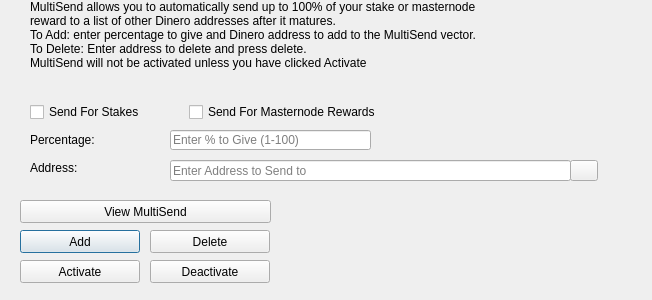
<?xml version="1.0" encoding="UTF-8"?>
<ui version="4.0">
 <class>MultiSendDialog</class>
 <widget class="QDialog" name="MultiSendDialog">
  <property name="windowModality">
   <enum>Qt::NonModal</enum>
  </property>
  <property name="geometry">
   <rect>
    <x>0</x>
    <y>0</y>
    <width>652</width>
    <height>300</height>
   </rect>
  </property>
  <property name="windowTitle">
   <string>MultiSend</string>
  </property>
  <widget class="QLineEdit" name="multiSendPercentEdit">
   <property name="geometry">
    <rect>
     <x>170</x>
     <y>130</y>
     <width>201</width>
     <height>20</height>
    </rect>
   </property>
   <property name="toolTip">
    <string>Enter whole numbers 1 - 100</string>
   </property>
   <property name="placeholderText">
    <string>Enter % to Give (1-100)</string>
   </property>
  </widget>
  <widget class="QLineEdit" name="multiSendAddressEdit">
   <property name="geometry">
    <rect>
     <x>170</x>
     <y>160</y>
     <width>401</width>
     <height>21</height>
    </rect>
   </property>
   <property name="toolTip">
    <string/>
   </property>
   <property name="placeholderText">
    <string>Enter Address to Send to</string>
   </property>
  </widget>
  <widget class="QLabel" name="label_2">
   <property name="geometry">
    <rect>
     <x>30</x>
     <y>0</y>
     <width>451</width>
     <height>121</height>
    </rect>
   </property>
   <property name="lineWidth">
    <number>1</number>
   </property>
   <property name="text">
    <string>MultiSend allows you to automatically send up to 100% of your stake or masternode reward to a list of other Dinero addresses after it matures.
To Add: enter percentage to give and Dinero address to add to the MultiSend vector.
To Delete: Enter address to delete and press delete.
MultiSend will not be activated unless you have clicked Activate</string>
   </property>
   <property name="alignment">
    <set>Qt::AlignLeading|Qt::AlignLeft|Qt::AlignTop</set>
   </property>
   <property name="wordWrap">
    <bool>true</bool>
   </property>
  </widget>
  <widget class="QLabel" name="message">
   <property name="geometry">
    <rect>
     <x>290</x>
     <y>200</y>
     <width>351</width>
     <height>91</height>
    </rect>
   </property>
   <property name="text">
    <string/>
   </property>
  </widget>
  <widget class="QPushButton" name="addButton">
   <property name="geometry">
    <rect>
     <x>20</x>
     <y>230</y>
     <width>120</width>
     <height>23</height>
    </rect>
   </property>
   <property name="toolTip">
    <string/>
   </property>
   <property name="statusTip">
    <string>Add to MultiSend Vector</string>
   </property>
   <property name="text">
    <string>Add</string>
   </property>
  </widget>
  <widget class="QPushButton" name="disableButton">
   <property name="geometry">
    <rect>
     <x>150</x>
     <y>260</y>
     <width>120</width>
     <height>23</height>
    </rect>
   </property>
   <property name="statusTip">
    <string>Deactivate MultiSend</string>
   </property>
   <property name="text">
    <string>Deactivate</string>
   </property>
  </widget>
  <widget class="QPushButton" name="addressBookButton">
   <property name="geometry">
    <rect>
     <x>570</x>
     <y>160</y>
     <width>28</width>
     <height>21</height>
    </rect>
   </property>
   <property name="toolTip">
    <string>Choose an address from the address book</string>
   </property>
   <property name="text">
    <string/>
   </property>
   <property name="icon">
    <iconset resource="../dinero.qrc">
     <normaloff>:/icons/address-book</normaloff>:/icons/address-book</iconset>
   </property>
   <property name="shortcut">
    <string>Alt+A</string>
   </property>
   <property name="autoDefault">
    <bool>false</bool>
   </property>
  </widget>
  <widget class="QLabel" name="label">
   <property name="geometry">
    <rect>
     <x>30</x>
     <y>130</y>
     <width>121</width>
     <height>20</height>
    </rect>
   </property>
   <property name="toolTip">
    <string>Percentage of stake to send</string>
   </property>
   <property name="text">
    <string>Percentage:</string>
   </property>
  </widget>
  <widget class="QLabel" name="label_5">
   <property name="geometry">
    <rect>
     <x>30</x>
     <y>160</y>
     <width>111</width>
     <height>16</height>
    </rect>
   </property>
   <property name="toolTip">
    <string>Address to send portion of stake to</string>
   </property>
   <property name="text">
    <string>Address:</string>
   </property>
  </widget>
  <widget class="QPushButton" name="deleteButton">
   <property name="geometry">
    <rect>
     <x>150</x>
     <y>230</y>
     <width>120</width>
     <height>23</height>
    </rect>
   </property>
   <property name="toolTip">
    <string/>
   </property>
   <property name="statusTip">
    <string>Delete Address From MultiSend Vector</string>
   </property>
   <property name="text">
    <string>Delete</string>
   </property>
  </widget>
  <widget class="QPushButton" name="activateButton">
   <property name="geometry">
    <rect>
     <x>20</x>
     <y>260</y>
     <width>120</width>
     <height>23</height>
    </rect>
   </property>
   <property name="statusTip">
    <string>Activate MultiSend</string>
   </property>
   <property name="text">
    <string>Activate</string>
   </property>
  </widget>
  <widget class="QPushButton" name="viewButton">
   <property name="geometry">
    <rect>
     <x>20</x>
     <y>200</y>
     <width>251</width>
     <height>23</height>
    </rect>
   </property>
   <property name="toolTip">
    <string/>
   </property>
   <property name="statusTip">
    <string>View MultiSend Vector</string>
   </property>
   <property name="text">
    <string>View MultiSend</string>
   </property>
  </widget>
  <widget class="QWidget" name="horizontalLayoutWidget">
   <property name="geometry">
    <rect>
     <x>30</x>
     <y>100</y>
     <width>351</width>
     <height>24</height>
    </rect>
   </property>
   <layout class="QHBoxLayout" name="horizontalLayout">
    <item>
     <widget class="QCheckBox" name="multiSendStakeCheckBox">
      <property name="text">
       <string>Send For Stakes</string>
      </property>
     </widget>
    </item>
    <item>
     <widget class="QCheckBox" name="multiSendMasternodeCheckBox">
      <property name="text">
       <string>Send For Masternode Rewards</string>
      </property>
     </widget>
    </item>
   </layout>
  </widget>
 </widget>
 <resources>
  <include location="../dinero.qrc"/>
 </resources>
 <connections/>
</ui>
